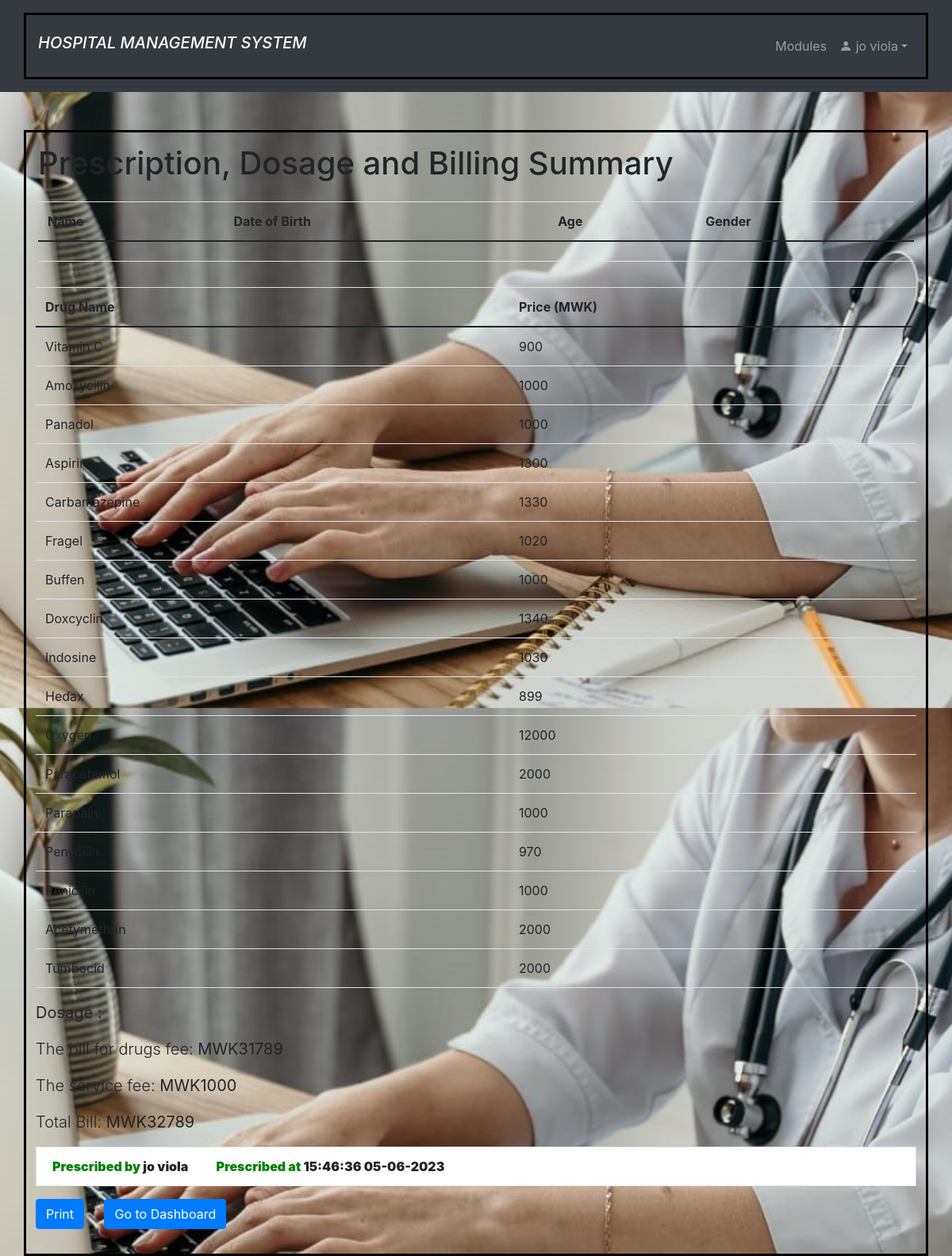
The page /billing.php (signed in) on the database its author committed.
### tables this page shows
CREATE TABLE `drug` (
  `id` int(11) NOT NULL,
  `drug_name` varchar(255) NOT NULL,
  `drug_price2` text DEFAULT NULL,
  `status` text DEFAULT NULL
);

CREATE TABLE `user` (
  `id` int(11) NOT NULL,
  `uname` varchar(100) NOT NULL,
  `prof` varchar(100) NOT NULL,
  `pwd` varchar(100) NOT NULL
);

### user_regdb.php (called while the page is built, shortened)
<?php
    $id = 0;
?>

### billing.php (the view, shortened to what this page needs)
<?php
    include 'user_regdb.php';
    include "comfig.php";
    include "unavbar.php";
    if (isset($_SESSION['id']) && isset($_SESSION['uname'])){
        $patient_id = $id ;
?>
<!DOCTYPE html>
<html lang="en">
  <head>
    <link rel="stylesheet" href="https://maxcdn.bootstrapcdn.com/bootstrap/4.5.2/css/bootstrap.min.css">
    <link rel="stylesheet" href="https://maxcdn.bootstrapcdn.com/bootstrap/4.5.2/css/bootstrap.min.css">
  </head>
  <body>
    <div class="container mt-5">
      <div class="row">
        <div class="col-sm-12">
          <?php
          $stmt = $mysqli->prepare("SELECT * FROM patient WHERE id = ?");
          $stmt->bind_param("i", $patient_id);
          $result = $stmt->execute();
          if ($result === false) {
            echo "<div class='alert alert-danger' role='alert'>Error: " . $stmt->error . "</div>";
          } else {
                      $patient = $stmt->get_result()->fetch_assoc();
                      $id = $patient['id'];
                      $name = $patient['name'];
                      $age = $patient['age'];
                      $gender = $patient['gender'];
                      $date = $patient['date'];
                      $lab_bill = $patient['lab_price'];
                      $rad_bill = $patient['rad_price'];
                      echo "<h1 class='mb-4'>Prescription, Dosage and Billing Summary</h1>";
                      ?>
                        <table class="table table-hover" style="overflow:auto">
                            <thead class="table table-hover">
                                <tr>
                                    <th>Name</th>
                                    <th>Date of Birth</th>
                                    <th>Age</th>
                                    <th>Gender</th>
                                </tr>
                            </thead>
                            <tbody id = "myTable">
                                <tr>
                                    <td><?php echo $name; ?></td>
                                    <td><?php echo $date; ?></td>
                                    <td><?php echo $age; ?></td>
                                    <td><?php echo $gender; ?></td>
                                </tr>
                            </tbody>
                        </table>
                        <?php
                    }
          echo "<div class='row mb-3'>";
                echo "<div class='table-responsive'>";
                echo "<table class='table table-striped'>";
                echo "<thead>";
                $patient_id = $patient["id"];
                $total_amount = 0;
                echo "<table class='table'>";
                echo "<thead><tr><th>Drug Name</th><th>Price (MWK)</th></tr></thead>";
                echo "<tbody>";
                $stmt = $mysqli->prepare("SELECT drug, dosage FROM patient WHERE id = ?");
                $stmt->bind_param("i", $patient_id);
                $stmt->execute();
                $result = $stmt->get_result();
                $patientData = $result->fetch_assoc();
                $drugs = explode(",", $patientData['drug']);
                $dosage = $patientData['dosage'];
                foreach ($drugs as $drug) {
                    $drugNamePattern = "%$drug%";
                    $stmt = $mysqli->prepare("SELECT drug_name, drug_price2 FROM drug WHERE drug_name LIKE ?");
                    $stmt->bind_param("s", $drugNamePattern);
                    $stmt->execute();
                    $result = $stmt->get_result();
                    if ($result->num_rows > 0) {
                        while ($row = $result->fetch_assoc()) {
                            echo "<tr><td>" . $row["drug_name"] . "</td><td>" . $row["drug_price2"] . "</td></tr>";
                            $total_amount += $row["drug_price2"];
                        }
                    }
                }
                $servicefee =1000;
                $total_bill = $total_amount + $servicefee + $rad_bill +$lab_bill;
                echo "</tbody>";
                echo "</table>";
                 echo "<p class='lead'><b>Dosage :</b> <strong>" . $dosage . "</strong></p>";
              echo "<p class='lead'>The bill for drugs fee: <strong> MWK" . $total_amount . "</strong></p>";
              echo "<p class='lead'>The service fee: <strong> MWK" . $servicefee . "</strong></p>";
              echo "<p class='lead'>Total Bill:  <strong>MWK" . $total_bill . " <strong></p>";
                if (isset($_SESSION['uname'])) {
                    $username = $_SESSION['uname'];
                    $stmt = $mysqli->prepare("SELECT * FROM user WHERE uname = ?");
                    $stmt->bind_param("s", $username);
                    $result = $stmt->execute();
                    if ($result === false) {
                      echo "<div class='alert alert-danger' role='alert'>Error: " . $stmt->error . "</div>";
                    } else {
                      $user = $stmt->get_result()->fetch_assoc();
                      $prescribed_on = date("H:i:s d-m-Y ");
                      echo "<p class='list-group-item'><b style='color: green;'>Prescribed by</b><b> " . $user['uname'] . "   </b>&nbsp;&nbsp; &nbsp; &nbsp;&nbsp; &nbsp;  <b style='color: green;'>Prescribed at </b><b>".$prescribed_on." </b></p>";
                      echo "<a href='download_pdf.php?download=" . $id . "' class='btn btn-primary'>Print</a>";
                      echo "<a href='nurse_dashboard.php' class='btn btn-primary'>Go to Dashboard</a>";
                    }
                }
                ?>
        </div>
      </div>
    </div>
<?php
    }else {
        header("Location: home.php");
        exit();
    }
?>

### style.css (style rules this page uses)
body { margin: 0; padding: 0; background: url(img/homepic.jpeg); background-size: 100%; font-family: sans-serif; }

### billing.php (style rules this page uses)
.container { padding: 15px; border: 3px solid black; box-sizing: border-box; }

### rows shown on the page
drug: drug_name "Vitamin C", drug_price2 "900"
drug: drug_name "Amoxycilin", drug_price2 "1000"
drug: drug_name "Panadol", drug_price2 "1000"
drug: drug_name "Aspirin", drug_price2 "1300"
drug: drug_name "Carbamazepine", drug_price2 "1330"
drug: drug_name "Fragel", drug_price2 "1020"
drug: drug_name "Buffen", drug_price2 "1000"
drug: drug_name "Doxcyclin", drug_price2 "1340"
drug: drug_name "Indosine", drug_price2 "1030"
drug: drug_name "Hedax", drug_price2 "899"
drug: drug_name "Oxygen", drug_price2 "12000"
drug: drug_name "Paracetamol", drug_price2 "2000"
drug: drug_name "Parapain", drug_price2 "1000"
drug: drug_name "Penycilin", drug_price2 "970"
drug: drug_name "Penicilin", drug_price2 "1000"
drug: drug_name "Acetymethrin", drug_price2 "2000"
drug: drug_name "Tumbocid", drug_price2 "2000"
user: uname "jo viola"

### other values the page prints
$_SESSION['uname'] "jo viola"
$total_amount "31789"
$servicefee "1000"
$total_bill "32789"
